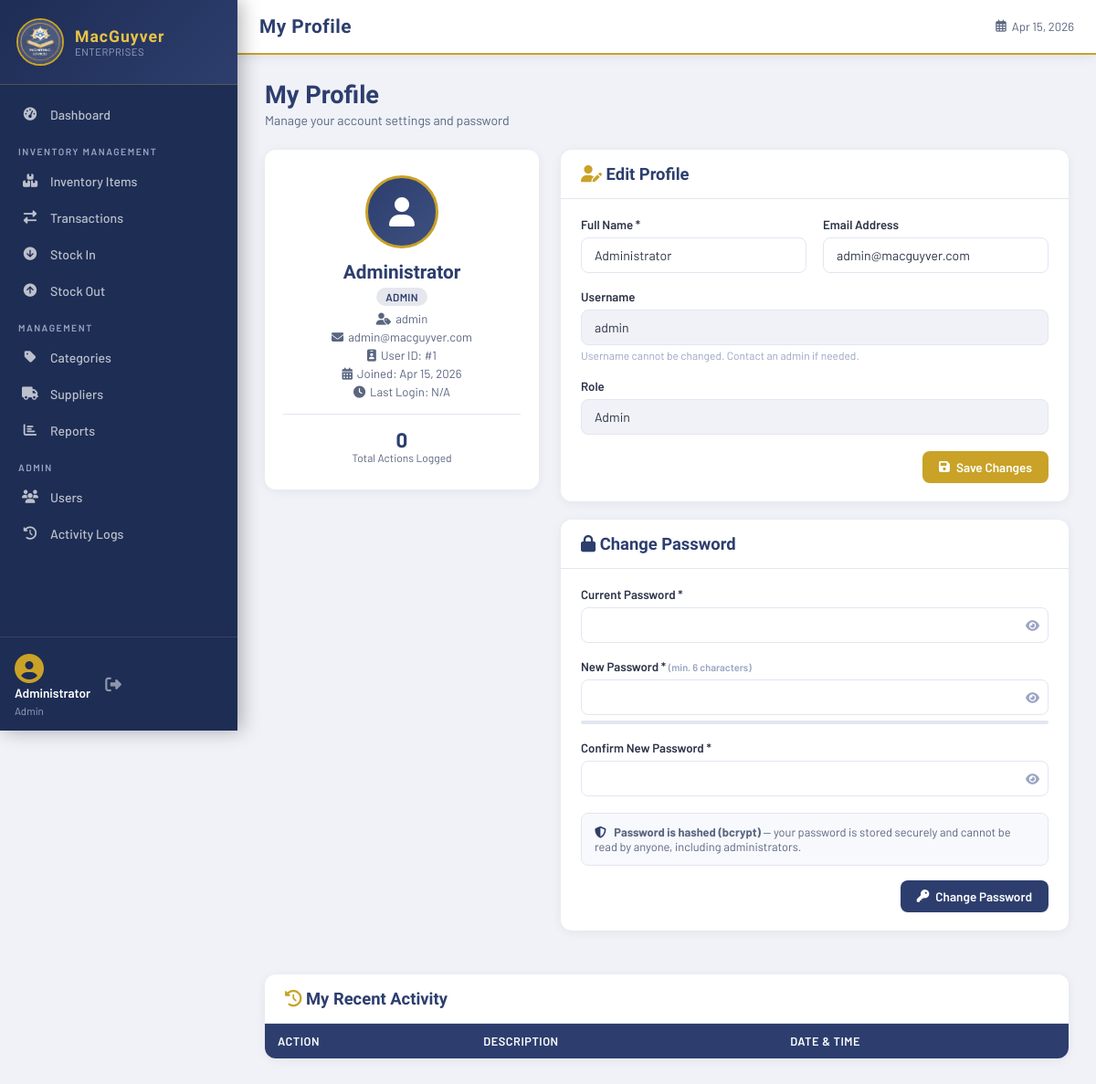
The page /pages/profile.php (signed in) on the database its author committed.
### tables this page shows
CREATE TABLE IF NOT EXISTS users (
    id INT AUTO_INCREMENT PRIMARY KEY,
    username VARCHAR(50) NOT NULL UNIQUE,
    password VARCHAR(255) NOT NULL,
    full_name VARCHAR(100) NOT NULL,
    email VARCHAR(100),
    role ENUM('admin','staff','viewer') DEFAULT 'staff',
    is_active TINYINT(1) DEFAULT 1,
    created_at TIMESTAMP DEFAULT CURRENT_TIMESTAMP,
    last_login TIMESTAMP NULL
);

### includes/functions.php (called while the page is built, shortened)
<?php
function getCurrentUser() {
    $db = getDB();
    $id = (int)$_SESSION['user_id'];
    $res = $db->query("SELECT * FROM users WHERE id=$id LIMIT 1");
    return $res->fetch_assoc();
}
function isAdmin() {
    return isset($_SESSION['role']) && $_SESSION['role'] === 'admin';
}
function sanitize($str) {
    return htmlspecialchars(trim($str), ENT_QUOTES, 'UTF-8');
}

### pages/profile.php (the view, shortened to what this page needs)
<?php
$pageTitle = 'My Profile';
require_once '../includes/header.php';
$db = getDB();
$uid = (int)$_SESSION['user_id'];
$user = $db->query("SELECT * FROM users WHERE id=$uid")->fetch_assoc();
$activityCount = $db->query("SELECT COUNT(*) c FROM activity_logs WHERE user_id=$uid")->fetch_assoc()['c'];
?>
<div class="page-header">
  <div><h1>My Profile</h1><p>Manage your account settings and password</p></div>
</div>
<div style="display:grid;grid-template-columns:300px 1fr;gap:24px;align-items:start;">
  <div class="card" style="text-align:center;padding:28px 20px;">
    <div style="width:80px;height:80px;border-radius:50%;background:linear-gradient(135deg,var(--navy),var(--navy-light));display:flex;align-items:center;justify-content:center;margin:0 auto 14px;border:3px solid var(--gold);">
      <i class="fas fa-user" style="font-size:2rem;color:#fff;"></i>
    </div>
    <h2 style="font-family:'Barlow Condensed',sans-serif;font-size:1.3rem;color:var(--navy);margin-bottom:4px;"><?= sanitize($user['full_name']) ?></h2>
    <div style="margin-bottom:6px;">
      <?php if($user['role']==='admin'): ?><span class="badge badge-navy">Admin</span>
      <?php elseif($user['role']==='staff'): ?><span class="badge badge-info">Staff</span>
      <?php else: ?><span class="badge badge-secondary">Viewer</span><?php endif; ?>
    </div>
    <p style="font-size:.82rem;color:var(--gray-600);margin-bottom:4px;"><i class="fas fa-user-tag" style="margin-right:5px;"></i><?= sanitize($user['username']) ?></p>
    <p style="font-size:.82rem;color:var(--gray-600);margin-bottom:4px;"><i class="fas fa-envelope" style="margin-right:5px;"></i><?= sanitize($user['email'] ?? 'No email set') ?></p>
    <p style="font-size:.82rem;color:var(--gray-600);margin-bottom:4px;"><i class="fas fa-id-badge" style="margin-right:5px;"></i>User ID: #<?= $uid ?></p>
    <p style="font-size:.82rem;color:var(--gray-600);margin-bottom:4px;"><i class="fas fa-calendar-alt" style="margin-right:5px;"></i>Joined: <?= date('M d, Y', strtotime($user['created_at'])) ?></p>
    <p style="font-size:.82rem;color:var(--gray-600);"><i class="fas fa-clock" style="margin-right:5px;"></i>Last Login: <?= $user['last_login'] ? date('M d, Y g:i A', strtotime($user['last_login'])) : 'N/A' ?></p>
    <div style="margin-top:16px;padding-top:14px;border-top:1px solid var(--gray-200);">
      <div style="font-size:1.4rem;font-weight:700;color:var(--navy);"><?= number_format($activityCount) ?></div>
      <div style="font-size:.75rem;color:var(--gray-600);">Total Actions Logged</div>
    </div>
  </div>
  <div>
    <div class="card" style="margin-bottom:20px;">
      <div class="card-header"><h2><i class="fas fa-user-edit" style="color:var(--gold)"></i> Edit Profile</h2></div>
      <div class="card-body">
        <form method="POST">
          <div class="form-grid">
            <div class="form-group">
              <label class="form-label">Full Name *</label>
              <input type="text" name="full_name" class="form-control" value="<?= sanitize($user['full_name']) ?>" required>
            </div>
            <div class="form-group">
              <label class="form-label">Email Address</label>
              <input type="email" name="email" class="form-control" value="<?= sanitize($user['email'] ?? '') ?>">
            </div>
          </div>
          <div class="form-group">
            <label class="form-label">Username</label>
            <input type="text" class="form-control" value="<?= sanitize($user['username']) ?>" readonly style="background:var(--gray-100);cursor:not-allowed;">
            <small style="color:var(--gray-400);font-size:.75rem;">Username cannot be changed. Contact an admin if needed.</small>
          </div>
          <div class="form-group">
            <label class="form-label">Role</label>
            <input type="text" class="form-control" value="<?= ucfirst($user['role']) ?>" readonly style="background:var(--gray-100);cursor:not-allowed;">
          </div>
          <div style="text-align:right;">
            <button type="submit" class="btn btn-gold"><i class="fas fa-save"></i> Save Changes</button>
          </div>
        </form>
      </div>
    </div>
    <div class="card">
      <div class="card-header"><h2><i class="fas fa-lock" style="color:var(--navy)"></i> Change Password</h2></div>
      <div class="card-body">
        <form method="POST" id="passwordForm">
          <div class="form-group">
            <label class="form-label">Current Password *</label>
            <div style="position:relative;">
              <input type="password" name="current_password" id="cur_pass" class="form-control" required style="padding-right:40px;">
              <button type="button" onclick="togglePass('cur_pass','cur_eye')" style="position:absolute;right:10px;top:50%;transform:translateY(-50%);background:none;border:none;cursor:pointer;color:var(--gray-400);"><i class="fas fa-eye" id="cur_eye"></i></button>
            </div>
          </div>
          <div class="form-group">
            <label class="form-label">New Password * <small style="color:var(--gray-400)">(min. 6 characters)</small></label>
            <div style="position:relative;">
              <input type="password" name="new_password" id="new_pass" class="form-control" required minlength="6" style="padding-right:40px;" oninput="checkStrength(this.value)">
              <button type="button" onclick="togglePass('new_pass','new_eye')" style="position:absolute;right:10px;top:50%;transform:translateY(-50%);background:none;border:none;cursor:pointer;color:var(--gray-400);"><i class="fas fa-eye" id="new_eye"></i></button>
            </div>
            <div id="strengthBar" style="height:4px;border-radius:4px;margin-top:6px;transition:all .3s;background:var(--gray-200);"></div>
          </div>
          <div class="form-group">
            <label class="form-label">Confirm New Password *</label>
            <div style="position:relative;">
              <input type="password" name="confirm_password" id="conf_pass" class="form-control" required style="padding-right:40px;">
              <button type="button" onclick="togglePass('conf_pass','conf_eye')" style="position:absolute;right:10px;top:50%;transform:translateY(-50%);background:none;border:none;cursor:pointer;color:var(--gray-400);"><i class="fas fa-eye" id="conf_eye"></i></button>
            </div>
          </div>
          <div style="background:var(--gray-50);border:1px solid var(--gray-200);border-radius:8px;padding:12px 14px;margin-bottom:16px;font-size:.8rem;color:var(--gray-600);">
            <i class="fas fa-shield-alt" style="color:var(--navy);margin-right:6px;"></i>
            <strong>Password is hashed (bcrypt)</strong> — your password is stored securely and cannot be read by anyone, including administrators.
          </div>
          <div style="text-align:right;">
            <button type="submit" class="btn btn-primary"><i class="fas fa-key"></i> Change Password</button>
          </div>
        </form>
      </div>
    </div>
  </div>
</div>
<div class="card" style="margin-top:24px;">
  <div class="card-header"><h2><i class="fas fa-history" style="color:var(--gold)"></i> My Recent Activity</h2></div>
  <div class="table-responsive">
    <table>
      <thead><tr><th>Action</th><th>Description</th><th>Date & Time</th></tr></thead>
    </table>
  </div>
</div>
<?php require_once '../includes/footer.php'; ?>

### includes/header.php (shortened to what this page needs)
<?php
require_once __DIR__ . '/functions.php';
$currentUser = getCurrentUser();
$currentPage = basename($_SERVER['PHP_SELF'], '.php');
?>
<!DOCTYPE html>
<html lang="en">
<head>
<link rel="stylesheet" href="https://cdnjs.cloudflare.com/ajax/libs/font-awesome/6.5.0/css/all.min.css">
<link rel="stylesheet" href="<?= BASE_URL ?>assets/css/style.css">
</head>
<body>
<aside class="sidebar" id="sidebar">
  <div class="sidebar-brand">
    <img src="<?= BASE_URL ?>assets/logo.png" alt="Logo" class="brand-logo">
    <div class="brand-text">
      <span class="brand-name">MacGuyver</span>
      <span class="brand-sub">Enterprises</span>
    </div>
  </div>
  <nav class="sidebar-nav">
    <a href="<?= BASE_URL ?>dashboard.php" class="nav-item <?= $currentPage==='dashboard'?'active':'' ?>">
      <i class="fas fa-tachometer-alt"></i><span>Dashboard</span>
    </a>
    <div class="nav-section-label">INVENTORY MANAGEMENT</div>
    <a href="<?= BASE_URL ?>pages/items.php" class="nav-item <?= $currentPage==='items'?'active':'' ?>">
      <i class="fas fa-boxes"></i><span>Inventory Items</span>
    </a>
    <a href="<?= BASE_URL ?>pages/transactions.php" class="nav-item <?= $currentPage==='transactions'?'active':'' ?>">
      <i class="fas fa-exchange-alt"></i><span>Transactions</span>
    </a>
    <a href="<?= BASE_URL ?>pages/stock_in.php" class="nav-item <?= $currentPage==='stock_in'?'active':'' ?>">
      <i class="fas fa-arrow-circle-down"></i><span>Stock In</span>
    </a>
    <a href="<?= BASE_URL ?>pages/stock_out.php" class="nav-item <?= $currentPage==='stock_out'?'active':'' ?>">
      <i class="fas fa-arrow-circle-up"></i><span>Stock Out</span>
    </a>
    <div class="nav-section-label">MANAGEMENT</div>
    <a href="<?= BASE_URL ?>pages/categories.php" class="nav-item <?= $currentPage==='categories'?'active':'' ?>">
      <i class="fas fa-tag"></i><span>Categories</span>
    </a>
    <a href="<?= BASE_URL ?>pages/suppliers.php" class="nav-item <?= $currentPage==='suppliers'?'active':'' ?>">
      <i class="fas fa-truck"></i><span>Suppliers</span>
    </a>
    <a href="<?= BASE_URL ?>pages/reports.php" class="nav-item <?= $currentPage==='reports'?'active':'' ?>">
      <i class="fas fa-chart-bar"></i><span>Reports</span>
    </a>
    <?php if(isAdmin()): ?>
    <div class="nav-section-label">ADMIN</div>
    <a href="<?= BASE_URL ?>pages/users.php" class="nav-item <?= $currentPage==='users'?'active':'' ?>">
      <i class="fas fa-users"></i><span>Users</span>
    </a>
    <a href="<?= BASE_URL ?>pages/logs.php" class="nav-item <?= $currentPage==='logs'?'active':'' ?>">
      <i class="fas fa-history"></i><span>Activity Logs</span>
    </a>
    <?php endif; ?>
  </nav>
  <div class="sidebar-footer">
    <div class="user-info">
      <div class="user-avatar"><i class="fas fa-user-circle"></i></div>
      <div class="user-details">
        <span class="user-name"><?= sanitize($currentUser['full_name']) ?></span>
        <span class="user-role"><?= ucfirst($currentUser['role']) ?></span>
      </div>
    </div>
    <a href="<?= BASE_URL ?>logout.php" class="logout-btn" title="Logout"><i class="fas fa-sign-out-alt"></i></a>
  </div>
</aside>
<div class="main-wrapper">
  <header class="topbar">
    <div class="topbar-title"><?= isset($pageTitle) ? sanitize($pageTitle) : 'Dashboard' ?></div>
    <div class="topbar-right">
      <span class="date-display"><i class="far fa-calendar-alt"></i> <?= date('M d, Y') ?></span>
    </div>
  </header>
  <main class="content-area">

### rows shown on the page
users: full_name "Administrator", role "Admin", username "admin", email "admin@macguyver.com", created_at "Apr 15, 2026"

### other values the page prints
$pageTitle "My Profile"
$uid "1"
$activityCount "0"
